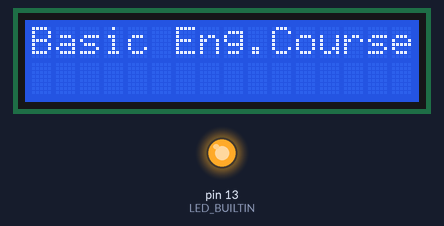
The sketch below on a simulated Arduino Uno, built with avr-gcc and run on an emulated ATmega328P. On the bench: 16×2 character LCD, output pins drawn as LEDs (lit = HIGH).

Above: at 0.1 s.
At 5.1 s:
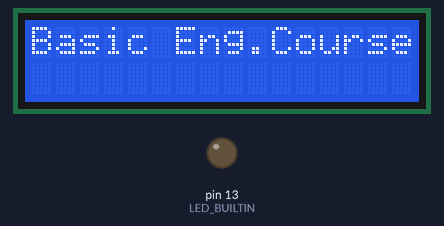
Timing chart, 0 to 126.6 s (numbered marks = the images above):
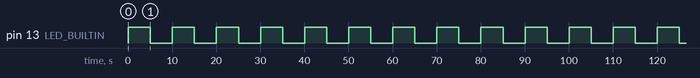

The sketch:

LCD.task1.ino
```cpp
#include <LiquidCrystal.h>

#define LCD_RS_PIN 5
#define LCD_RW_PIN 6
#define LCD_E_PIN 7
#define D4_PIN 8
#define D5_PIN 9
#define D6_PIN 10
#define D7_PIN 11


LiquidCrystal lcd(LCD_RS_PIN,LCD_RW_PIN,LCD_E_PIN,
D4_PIN, D5_PIN, D6_PIN, D7_PIN);


void setup() {
pinMode(LED_BUILTIN,OUTPUT);
lcd.begin(16,2);
lcd.clear();
lcd.print("Basic Eng.Course");
}


void loop() {
led_blink(LED_BUILTIN,250);
}
void led_blink(int pin,int time) {
digitalWrite(pin,HIGH);
delay(5000);
digitalWrite(pin,LOW);
delay(5000);
}
```

Measured:
- by itself, pin 13 (LED_BUILTIN): alternates HIGH for 5.0 s and LOW for 5.0 s
